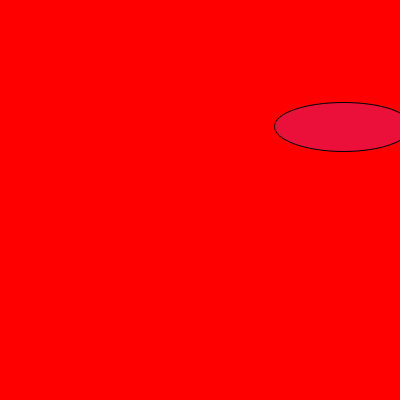
Frame 1 (no input)
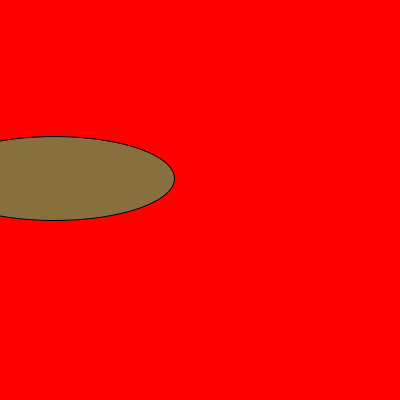
Frame 60 (the mouse pressed at the canvas centre just before this capture)
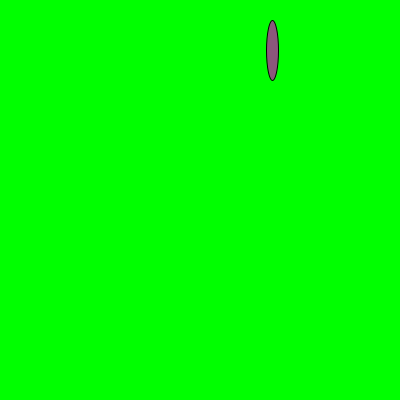
Frame 120 (the mouse held since frame 60 and released just before this capture)

The Processing sketch that drew these frames (run headless with seeded random() and noise(); from frame 60 on, the mouse is pressed at the canvas centre):

// Processing sketch: Task3b_processing2
// ── Task3b_processing2.pde
void setup() {
  size(400,400);
}

void draw() {
  println(mouseX + "" + mouseY);
  if (mouseX < 200) {
    background(255,0,0);
  }
 else if (mouseX ==200){
  background(0,255,0);
  }
  else{
    background(0,0,255);
  }
  fill(random(0,255),random(0,255),random(0,255),random(0,255));
  ellipse(random(0,width),random(0,height),random(0,300),random(0,90));
  
  
}
